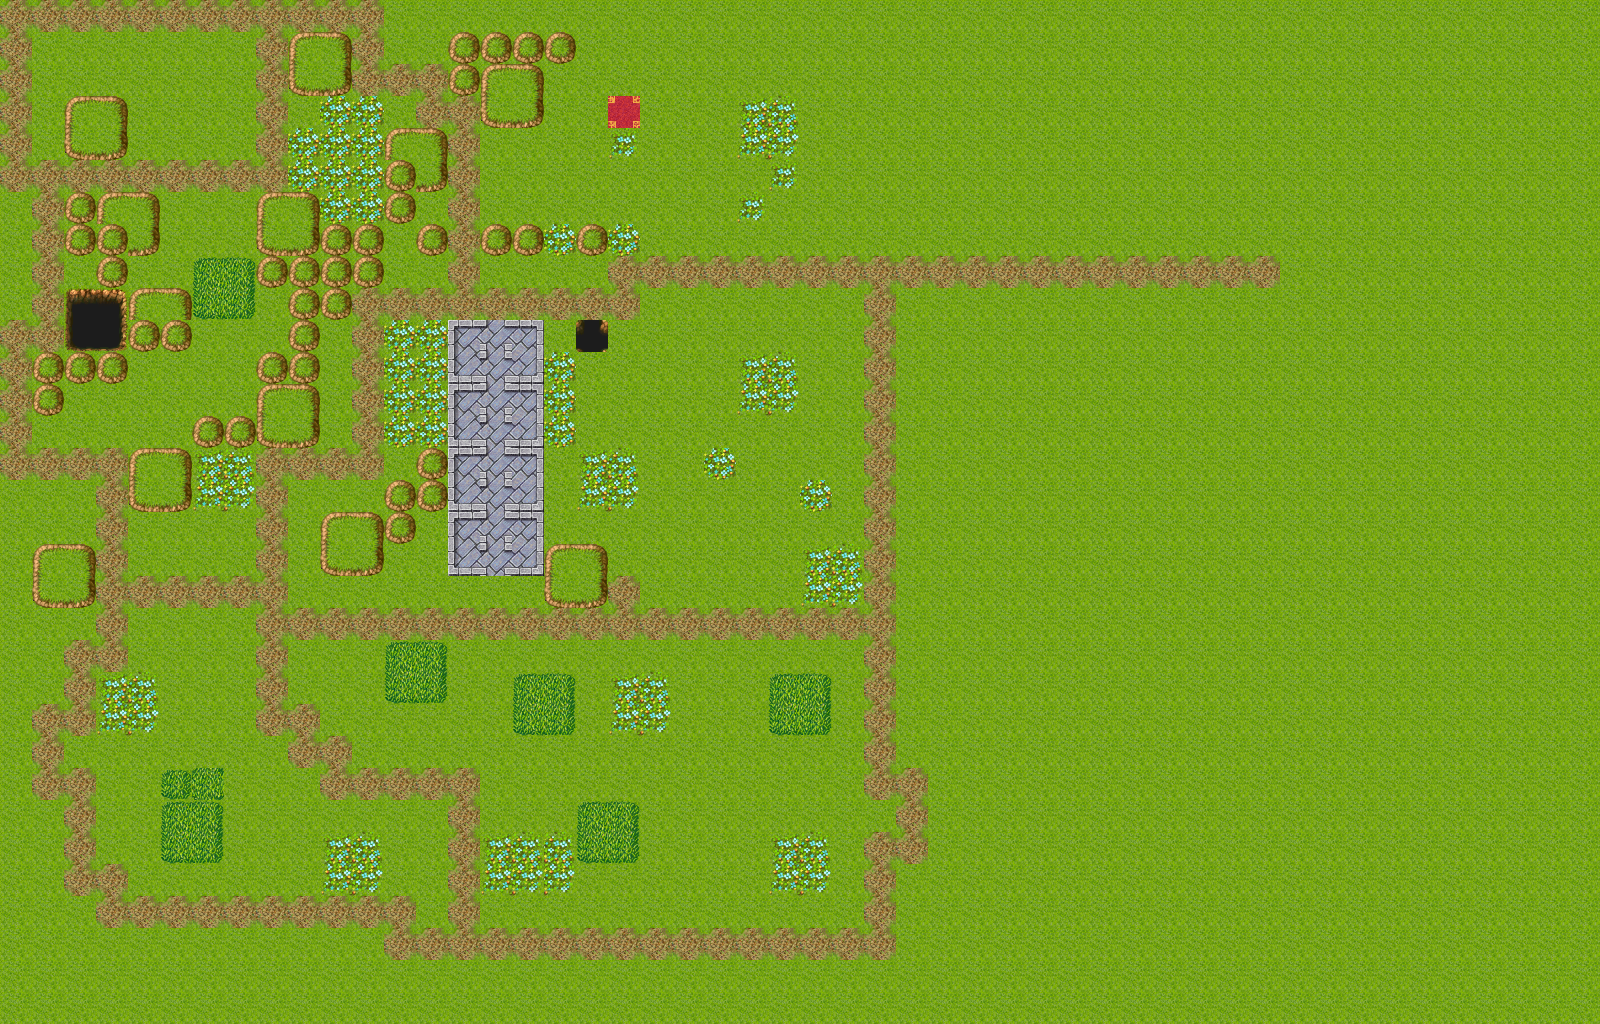

The image is a tile-based game level rendered from a .tmx file. Its description and source (layers, tilesets, objects; grid data summarised) follow:
An orthogonal 50x32 tile map with 32x32 px tiles, 1 tile layer (Tile Layer 1).

<map version="1.0" orientation="orthogonal" renderorder="right-down" width="50" height="32" tilewidth="32" tileheight="32" nextobjectid="1">
 <properties>
  <property name="trees" value="2" />
 </properties>
 <tileset firstgid="1" name="tilea2" tilewidth="32" tileheight="32" tilecount="192">
  <image source="tilea2.png" width="512" height="384" />
  <tile id="0">
   <properties>
    <property name="cost" value="2" />
   </properties>
  </tile>
  <tile id="1">
   <properties>
    <property name="cost" value="2" />
   </properties>
  </tile>
  <tile id="2">
   <properties>
    <property name="cuttable" value="true" />
   </properties>
  </tile>
  <tile id="16">
   <properties>
    <property name="cost" value="2" />
   </properties>
  </tile>
  <tile id="17">
   <properties>
    <property name="cost" value="2" />
    <property name="solid" value="false" />
   </properties>
  </tile>
  <tile id="32">
   <properties>
    <property name="cost" value="2" />
   </properties>
  </tile>
  <tile id="33">
   <properties>
    <property name="cost" value="2" />
   </properties>
  </tile>
  <tile id="49">
   <properties>
    <property name="cost" value="3" />
   </properties>
  </tile>
  <tile id="50">
   <properties>
    <property name="cost" value="4" />
   </properties>
  </tile>
  <tile id="51">
   <properties>
    <property name="cost" value="4" />
   </properties>
  </tile>
  <tile id="53">
   <properties>
    <property name="cost" value="1" />
   </properties>
  </tile>
  <tile id="64">
   <properties>
    <property name="cost" value="3" />
   </properties>
  </tile>
  <tile id="65">
   <properties>
    <property name="cost" value="3" />
   </properties>
  </tile>
  <tile id="66">
   <properties>
    <property name="cost" value="4" />
   </properties>
  </tile>
  <tile id="67">
   <properties>
    <property name="cost" value="4" />
   </properties>
  </tile>
  <tile id="70">
   <properties>
    <property name="solid" value="true" />
   </properties>
  </tile>
  <tile id="71">
   <properties>
    <property name="solid" value="true" />
   </properties>
  </tile>
  <tile id="80">
   <properties>
    <property name="cost" value="3" />
   </properties>
  </tile>
  <tile id="81">
   <properties>
    <property name="cost" value="3" />
   </properties>
  </tile>
  <tile id="82">
   <properties>
    <property name="cost" value="4" />
   </properties>
  </tile>
  <tile id="83">
   <properties>
    <property name="cost" value="4" />
   </properties>
  </tile>
  <tile id="86">
   <properties>
    <property name="solid" value="true" />
   </properties>
  </tile>
  <tile id="87">
   <properties>
    <property name="solid" value="true" />
   </properties>
  </tile>
  <tile id="98">
   <properties>
    <property name="solid" value="true" />
   </properties>
  </tile>
  <tile id="100">
   <properties>
    <property name="solid" value="true" />
   </properties>
  </tile>
  <tile id="114">
   <properties>
    <property name="solid" value="true" />
   </properties>
  </tile>
  <tile id="115">
   <properties>
    <property name="solid" value="true" />
   </properties>
  </tile>
  <tile id="130">
   <properties>
    <property name="solid" value="true" />
   </properties>
  </tile>
  <tile id="131">
   <properties>
    <property name="solid" value="true" />
   </properties>
  </tile>
 </tileset>
 <layer name="Tile Layer 1" width="50" height="32">
  <data>[1600 cells, 1600 non-empty, 35 distinct tile ids]</data>
 </layer>
</map>
